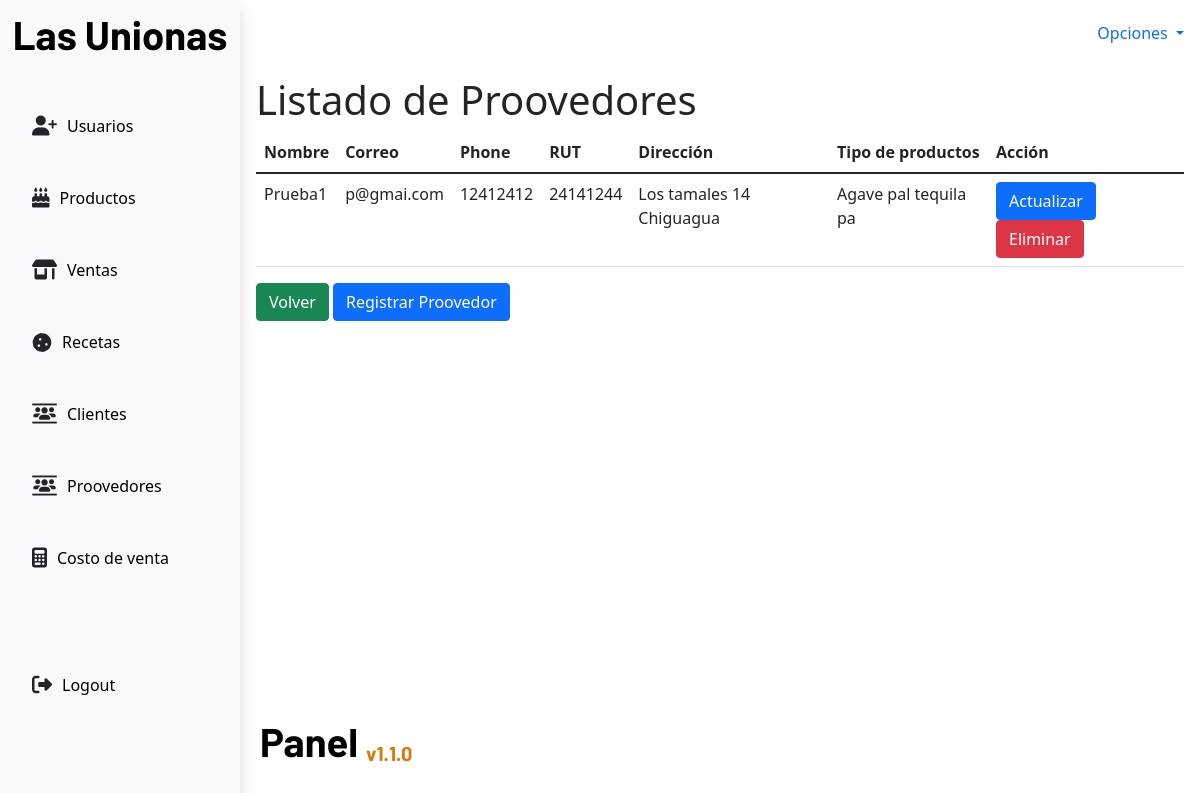
Page /suppliers/ on the earlier database version.
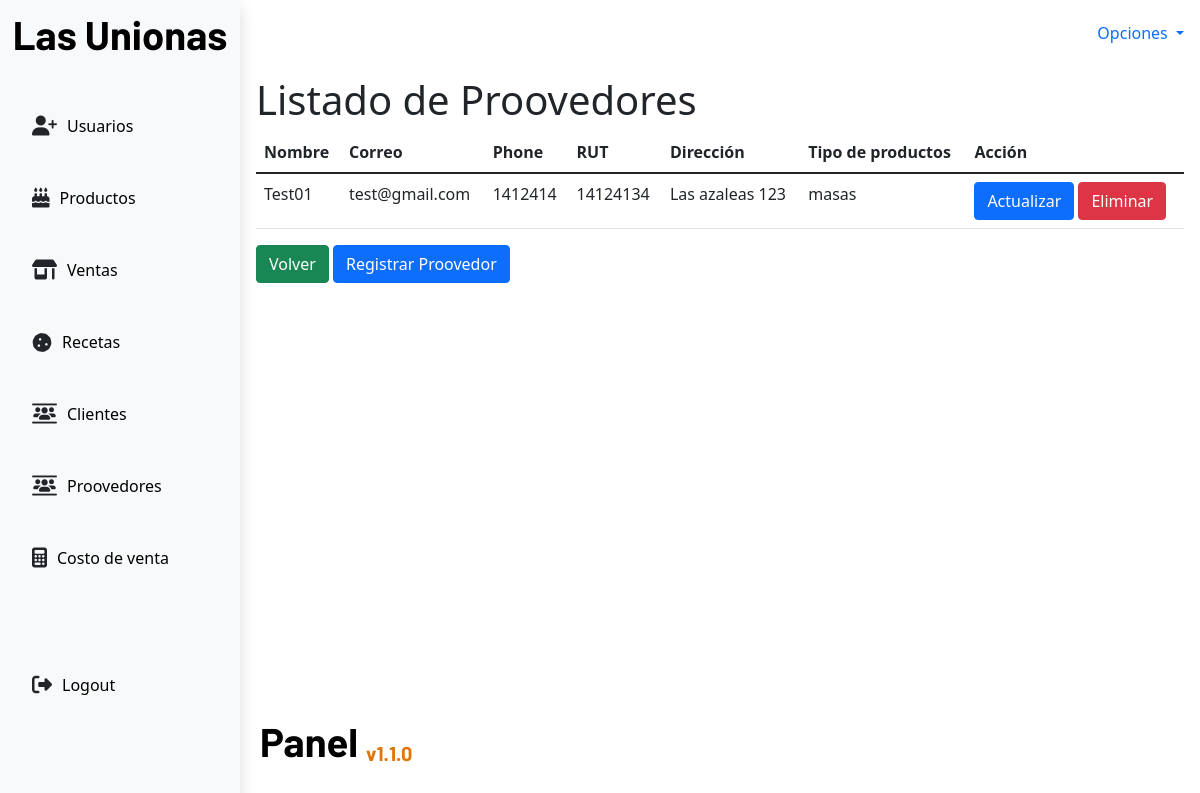
Same page on the later database version.
### app/models.py (models this page shows)
class Suppliers(models.Model):
    name = models.CharField(max_length=60,null=False)
    email = models.EmailField(max_length=60,null=False)
    phone = models.CharField(max_length=20,null=True)
    rut = models.CharField(max_length=15,null=False)
    address = models.CharField(max_length=200,null=False)
    products = models.CharField(max_length=200,null=False)

### app/views.py (the view)
# urls.py: path('suppliers/',views.suppliersTable,name="suppliersTable"),
def suppliersTable(request):
    if request.method == 'GET':
        suppliersList = Suppliers.objects.all()
        return render(request,'suppliers/suppliersTable.html',{
            'suppliers':suppliersList
        })

### app/templates/suppliers/suppliersTable.html
{%extends 'base.html'%}
{% block content %}
<div>
    <h1>Listado de Proovedores</h1>
</div>
<div>
    <table class="table">
        <thead>
            <tr>
                <th>Nombre</th>
                <th>Correo</th>
                <th>Phone</th>
                <th>RUT</th>
                <th>Dirección</th>
                <th>Tipo de productos</th>
                <th>Acción</th>
            </tr>
        </thead>
        <tbody>
            {%for supplier in suppliers%}
            <tr>
                <td>{{supplier.name}}</td>
                <td>{{supplier.email}}</td>
                <td>{{supplier.phone}}</td>
                <td>{{supplier.rut}}</td>
                <td>{{supplier.address}}</td>
                <td>{{supplier.products}}</td>
                <td>
                    <a class="btn btn-primary" href="{%url 'updateSuppliers' supplier.id%}">Actualizar</a>
                    <a class="btn btn-danger" href="{%url 'deleteSuppliers' supplier.id%}">Eliminar</a>
                </td>
            </tr>
            {%endfor%}
        </tbody>
    </table>
</div>
<div>
    <a class="btn btn-success" href="{%url 'home'%}">Volver</a>
    <a class="btn btn-primary" href="{%url 'createSuppliers'%}">Registrar Proovedor</a>
</div>
{% endblock content %}

### app/templates/base.html (shortened to what this page needs)
<!DOCTYPE html>
<html lang="es">
{% load static %}
<head>
    <link href="https://cdn.jsdelivr.net/npm/bootstrap@5.3.0/dist/css/bootstrap.min.css" rel="stylesheet"
>
    <link href="https://cdn.jsdelivr.net/npm/bootstrap@5.1.3/dist/css/bootstrap.min.css" rel="stylesheet">
    <link rel="stylesheet" href="https://cdnjs.cloudflare.com/ajax/libs/font-awesome/6.2.1/css/all.min.css"
 />
    <link rel="stylesheet" href="{% static 'css/panel.css' %}">
</head>
<body>
    <div class="wrapper-layout">
        <aside id="vertical-menu" class="shadow bg-body-tertiary rounded">
            <h1 class="fw-bold">Las <span class="special-text">Unionas</span></h1>
            <nav class="mt-5 d-flex flex-column h-100">
                <ul class="d-flex flex-column gap-5 align-items-start justify-content-center">
                    <li><i class="fa-solid fa-user-plus fa-sm"></i><a href="{%url 'usersTable'%}">Usuarios</a></li>
                    <li><i class="fa-solid fa-cake-candles fa-sm"></i><a href="{%url 'productsTable'%}">Productos</a></li>
                    <li><i class="fa-solid fa-shop fa-sm"></i><a href="{%url 'salesTable'%}">Ventas</a></li>
                    <li><i class="fa-solid fa-cookie fa-lg"></i><a href="{%url 'recipes'%}">Recetas</a></li>
                    <li><i class="fa-solid fa-users-between-lines fa-sm"></i><a href="{%url 'clientContacts'%}">Clientes</a></li>
                    <li><i class="fa-solid fa-users-between-lines fa-sm"></i><a href="{%url 'suppliersTable'%}">Proovedores</a></li>
                    <li><i class="fa-solid fa-calculator"></i><a href="{%url 'costOfSales'%}">Costo de venta</a></li>
                </ul>
                    <ul class="d-flex flex-column justify-content-center">
                    <li><i class="fa-solid fa-right-from-bracket"></i><a href="{% url "logout" %}">Logout</a></li>
                </ul>
            </nav>
        </aside>
        <div class="wrapper-content">
            <header class="layout-header">
                <div>
                    <a class="nav-link dropdown-toggle" href="#" id="navbarDropdown" role="button" data-bs-toggle="dropdown"
                        aria-expanded="false">
                        Opciones
                    </a>
                </div>
            </header>
            <div class="layout-content p-3" id="layout-content">
                {% block content %}
                {% endblock content %}
            </div>
            <footer class="layout-footer">
                <h1 class="fw-bold">Panel <span class="app-version align-text-bottom fs-5">v1.1.0</span></h1>
            </footer>
        </div>
    </div>
</body>
</html>

### app/static/css/panel.css (style rules this page uses)
:root { --titles: "Barlow", sans-serif; --primary: #1ea4a2; --primary: #1ea4a2; --light: #eef0f4; --grey: #fafafa; --black: #06070a; --blackclaire: #1d2125; --oceanBlue: #172d4f; }
* { box-sizing: border-box; margin: 0; padding: 0; }
html, body { min-height: 100%; height: 100%; }
.wrapper-layout { height: 100%; }
.wrapper-layout aside { min-width: clamp(240px, 14.8vw, 320px); max-width: clamp(240px, 14.8vw, 320px); border-right: 0; z-index: 1032; position: fixed; top: 0; bottom: 0; left: 0; background-color: #ffffff; display: flex; flex-direction: column; }
.wrapper-layout aside h1 { margin-top: 10px; text-align: center; color: #000000; font-family: var(--titles); cursor: pointer; }
.wrapper-layout aside .special-text { color: #000000; }
.wrapper-layout aside nav ul { display: flex; height: 100%; list-style: none; }
.wrapper-layout aside nav ul li { display: flex; width: 100%; align-items: center; text-align: center; gap: 10px; }
.wrapper-layout aside nav ul li i { font-size: 20px; }
.wrapper-layout aside nav ul li a { text-decoration: none; color: #000000; }
.wrapper-content { margin-left: clamp(240px, 14.8vw, 320px); min-width: 0; min-height: 100%; z-index: 0; overflow: auto; display: flex; flex-direction: column; }
.layout-header { display: flex; width: 100%; height: 60px; align-items: center; justify-content: space-between; }
.layout-content { width: 100%; height: 800px; background-color: #ffffff; overflow-y: auto; height: calc(90vh - 90px); }
.layout-footer { display: flex; width: 100%; height: 110px; align-items: center; }
.layout-footer h1 { font-family: var(--titles); color: #000000; margin-left: 20px; }
.layout-footer .app-version { color: #df760c; }

Differences in the rows shown:
removed Suppliers: name "Prueba1", email "p@gmai.com", phone "12412412", rut "24141244", address "Los tamales 14 Chiguagua", products "Agave pal tequila pa"
added Suppliers: name "Test01", email "test@gmail.com", phone "1412414", rut "14124134", address "Las azaleas 123", products "masas"
